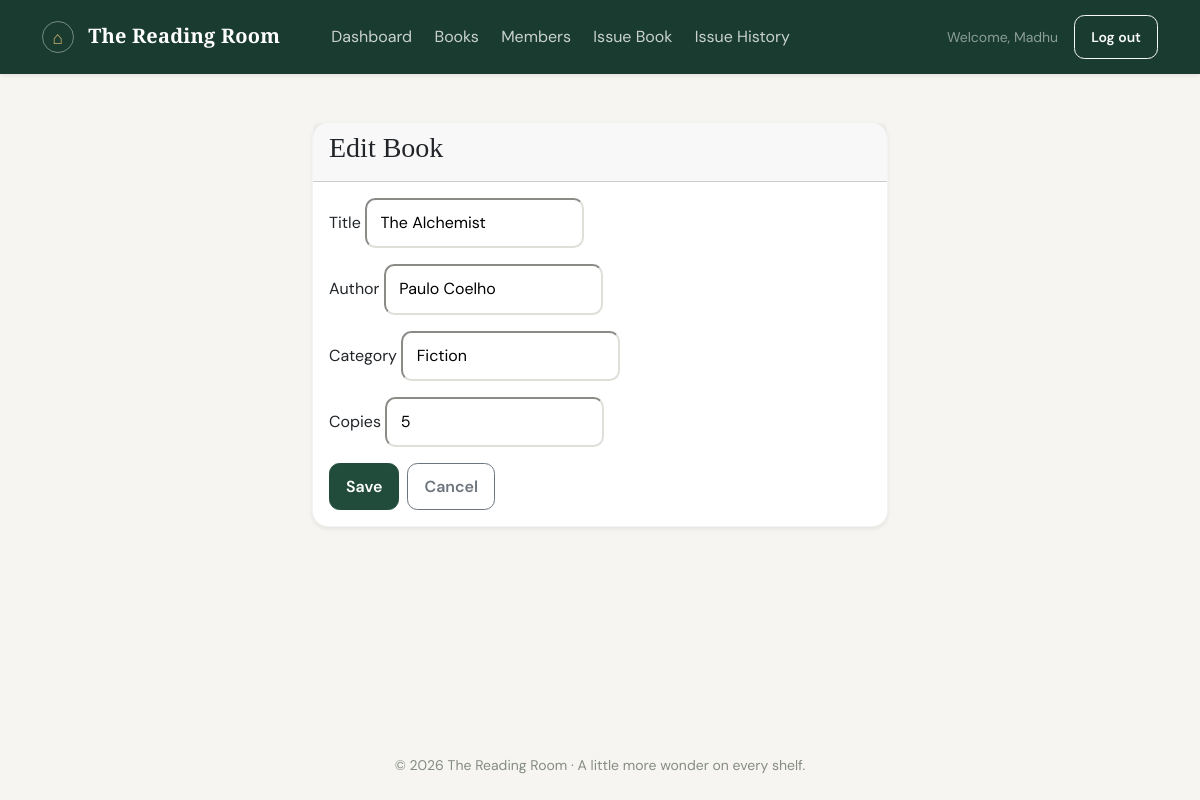
The page /books/2/edit/ (signed in) on the database its author committed.
### library/models.py (models this page shows, shortened)
class Book(models.Model):
    title = models.CharField(max_length=200)
    author = models.CharField(max_length=200)
    category = models.CharField(max_length=100)
    copies = models.PositiveIntegerField(validators=[MinValueValidator(1)])
    class Meta:
        ordering = ['title']

### library/views.py (the view)
# urls.py: path('books/<int:pk>/edit/', views.book_update, name='book_update'),
@login_required
def book_update(request, pk):
    book = get_object_or_404(Book, pk=pk)
    if request.method == 'POST':
        form = BookForm(request.POST, instance=book)
        if form.is_valid():
            form.save()
            messages.success(request, 'Book updated successfully.')
            return redirect('book_detail', pk=book.pk)
    else:
        form = BookForm(instance=book)
    return render(request, 'library/book_form.html', {'form': form, 'book': book, 'title': 'Edit Book'})

### library/forms.py (shortened to what this page needs)
class BookForm(forms.ModelForm):
    class Meta:
        model = Book
        fields = ['title', 'author', 'category', 'copies']

### library/authentication.py (called while the page is built)
    def get_user(self, user_id):
        user_model = get_user_model()
        try:
            user = user_model.objects.get(pk=user_id)
        except user_model.DoesNotExist:
            return None
        return user if self.user_can_authenticate(user) else None

    @staticmethod
    def user_can_authenticate(user):
        return getattr(user, 'is_active', True)

### library/templates/library/book_form.html (shortened to what this page needs)
{% extends 'library/base.html' %}
{% block content %}
<div class="row justify-content-center">
    <div class="col-lg-6">
        <div class="card shadow-sm">
            <div class="card-header"><h3>{{ title }}</h3></div>
            <div class="card-body">
                <form method="post">
                    {% for field in form %}
                        <div class="mb-3">
                            <label for="{{ field.id_for_label }}" class="form-label">{{ field.label }}</label>
                            {{ field }}
                        </div>
                    {% endfor %}
                    <div class="d-flex gap-2">
                        <button type="submit" class="btn btn-primary">Save</button>
                        <a href="{% url 'book_list' %}" class="btn btn-outline-secondary">Cancel</a>
                    </div>
                </form>
            </div>
        </div>
    </div>
</div>
{% endblock %}

### library/templates/library/base.html (shortened to what this page needs)
{% load static %}
<!DOCTYPE html>
<html lang="en">
<head>
    <link href="https://cdn.jsdelivr.net/npm/bootstrap@5.3.3/dist/css/bootstrap.min.css" rel="stylesheet">
    <link rel="stylesheet" href="{% static 'library/css/style.css' %}">
</head>
<body>
    <nav class="navbar navbar-expand-lg navbar-dark shadow-sm">
        <div class="container">
            <a class="navbar-brand fw-bold" href="{% url 'dashboard' %}"><span class="brand-mark">⌂</span> The Reading Room</a>
            <div class="collapse navbar-collapse" id="mainNav">
                <ul class="navbar-nav me-auto mb-2 mb-lg-0 ms-lg-4">
                    <li class="nav-item"><a class="nav-link" href="{% url 'dashboard' %}">Dashboard</a></li>
                    <li class="nav-item"><a class="nav-link" href="{% url 'book_list' %}">Books</a></li>
                    <li class="nav-item"><a class="nav-link" href="{% url 'member_list' %}">Members</a></li>
                    <li class="nav-item"><a class="nav-link" href="{% url 'issue_book' %}">Issue Book</a></li>
                    <li class="nav-item"><a class="nav-link" href="{% url 'issue_list' %}">Issue History</a></li>
                </ul>
                {% if request.user.is_authenticated %}
                    <div class="d-flex align-items-center gap-3">
                        <span class="text-white-50 small d-none d-lg-inline">Welcome, {{ request.user.first_name|default:request.user.email }}</span>
                        <form method="post" action="{% url 'logout' %}">
                            <button type="submit" class="btn btn-outline-light btn-sm">Log out</button>
                        </form>
                    </div>
                {% endif %}
            </div>
        </div>
    </nav>
    <main class="container app-shell py-4 py-lg-5">
        {% block content %}{% endblock %}
    </main>
    <footer class="footer py-4">
        <div class="container text-center">
            <small>© {% now 'Y' %} The Reading Room · A little more wonder on every shelf.</small>
        </div>
    </footer>
</body>
</html>

### library/static/library/css/style.css (style rules this page uses)
:root { --ink: #202b26; --muted: #78817b; --paper: #f6f5f1; --green: #214b3b; --green-light: #e5eee8; --gold: #d8b975; --line: #e9e8e1; }
body { min-height: 100vh; background: var(--paper); color: var(--ink); font-family: 'DM Sans', Arial, sans-serif; }
h1, h2, h3, h4, .serif { font-family: 'Playfair Display', Georgia, serif; }
.navbar { background: #193b30; padding: 0.95rem 0; }
.navbar-brand { font-family: 'Playfair Display', Georgia, serif; letter-spacing: 0.01em; }
.brand-mark { display: inline-grid; width: 2rem; height: 2rem; margin-right: 0.55rem; place-items: center; border: 1px solid rgba(255, 255, 255, 0.4); border-radius: 50%; color: var(--gold); font-size: 1.1rem; vertical-align: middle; }
.navbar .nav-link { color: rgba(255, 255, 255, 0.77); margin: 0 0.2rem; }
.app-shell { max-width: 1440px; min-height: calc(100vh - 145px); }
.card { border: 1px solid rgba(34, 57, 43, 0.06); border-radius: 1rem; background: #fff; box-shadow: 0 0.3rem 1.25rem rgba(39, 49, 40, 0.045); }
input, select, textarea, .form-control, .form-select { border-color: #dedfd8 !important; border-radius: 0.65rem !important; }
input:not([type='checkbox']):not([type='radio']), select, textarea { min-height: 2.85rem; padding: 0.7rem 0.85rem; }
.btn { border-radius: 0.65rem; font-weight: 600; padding: 0.65rem 1rem; }
.btn-primary { border-color: var(--green); background: var(--green); }
.footer { color: #858c84; }

### rows shown on the page
Book: form "The Alchemist" "Paulo Coelho" "Fiction" "5"

### other values the page prints
{{ request.user.first_name|default:request.user.email }} "Madhu"
{{ title }} "Edit Book"
{{ field.label }} "Title" "Author" "Category" "Copies"
